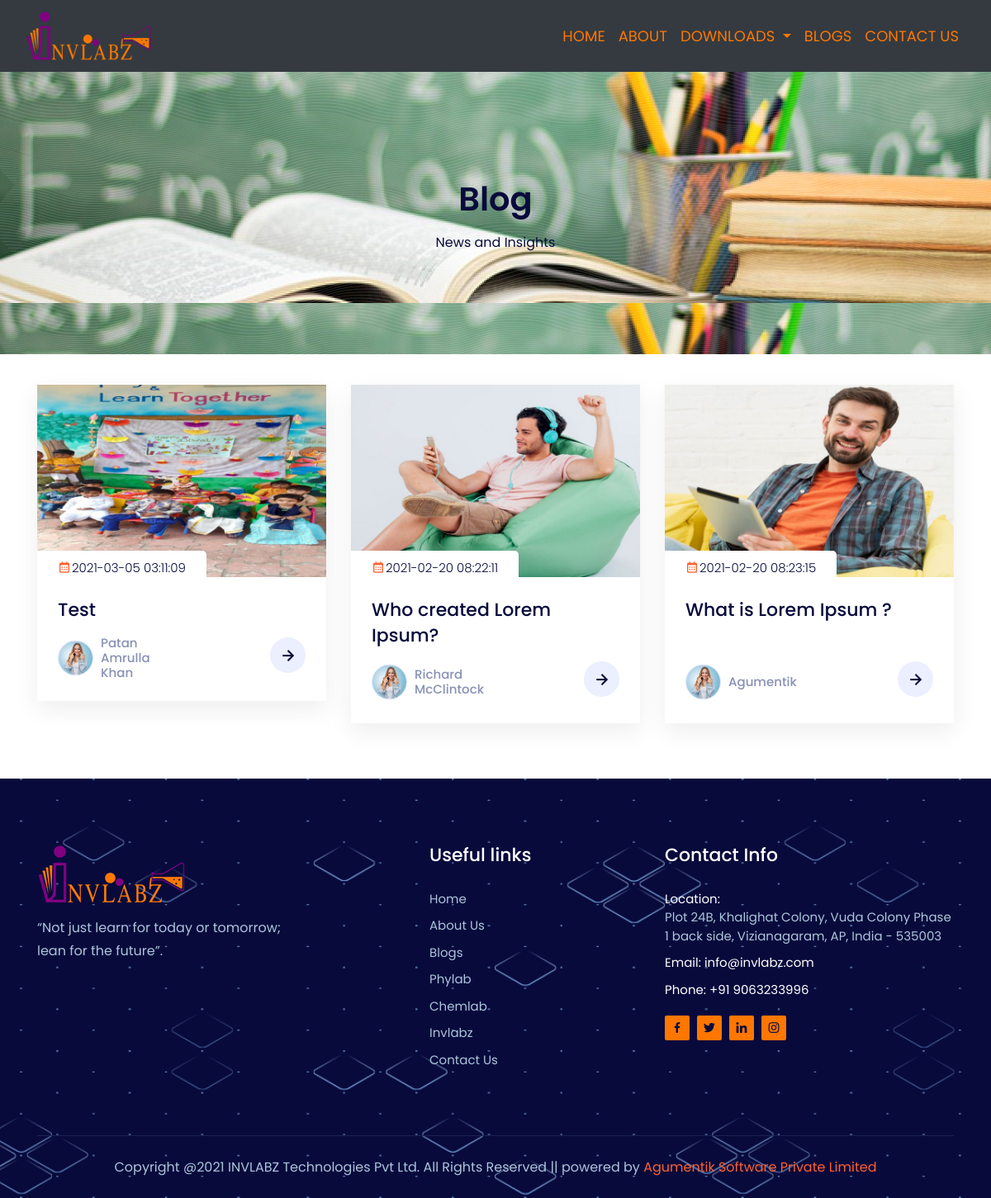
/blogs.php, run on the app's committed database.
### tables this page shows
CREATE TABLE `blog` (
  `id` int(50) NOT NULL,
  `title` text NOT NULL,
  `author` varchar(255) NOT NULL,
  `content` longtext NOT NULL,
  `image` varchar(255) NOT NULL,
  `date` timestamp NOT NULL DEFAULT current_timestamp() ON UPDATE current_timestamp()
);

CREATE TABLE `contact_details` (
  `id` int(50) NOT NULL,
  `address` varchar(255) NOT NULL,
  `pnumber` varchar(255) NOT NULL,
  `wnumber` varchar(255) NOT NULL,
  `fb` varchar(255) NOT NULL,
  `insta` varchar(255) NOT NULL,
  `twitter` varchar(255) NOT NULL,
  `link` varchar(255) NOT NULL,
  `email` varchar(255) NOT NULL
);

### blogs.php (the view, shortened to what this page needs)
<!doctype html>
<html lang="en">
<head>
    <link href="https://cdn.jsdelivr.net/npm/bootstrap@5.0.0-beta1/dist/css/bootstrap.min.css" rel="stylesheet">
    <link href="" rel="stylesheet">
    <link rel="stylesheet" href="assets/css/bootstrap.min.css">
    <link rel="stylesheet" href="assets/css/animate.min.css">
    <link rel="stylesheet" href="assets/css/boxicons.min.css">
    <link rel="stylesheet" href="assets/css/owl.carousel.min.css">
    <link rel="stylesheet" href="assets/css/odometer.min.css">
    <link rel="stylesheet" href="assets/css/meanmenu.css">
    <link rel="stylesheet" href="assets/css/magnific-popup.min.css">
    <link rel="stylesheet" href="assets/css/style.css">
    <link rel="stylesheet" href="assets/css/responsive.css">
    <link rel="stylesheet" href="assets/css/muhStyle.css">
    <link href="//maxcdn.bootstrapcdn.com/font-awesome/4.7.0/css/font-awesome.min.css" rel="stylesheet">
   <link
    rel="stylesheet"
    href="https://cdnjs.cloudflare.com/ajax/libs/animate.css/4.1.1/animate.min.css"
  />
</head>
<body>
    <nav class="navbar navbar-expand-lg navbar-dark bg-dark ">
        <div class="container-fluid">
            <a class="navbar-brand" href="index.php">
            <img src="assets/img/logo1.png" class="img-fluid" />
            </a>
           <?php
           require 'navbar.php';
           ?>
        </div>
    </nav>
    <section >
   <div class="page-title-area">
<div class="container">
<div class="page-title-content">
<h2>Blog</h2>
<p>News and Insights</p>
</div>
</div>
</div>
</section>
<?php
               include ($_SERVER['DOCUMENT_ROOT'] . "/Admin/connection.php");
                $query = "SELECT * FROM blog ORDER BY RAND() ASC LIMIT 3 ";
                $query_run = mysqli_query($connection, $query);
            ?>
<section class="blog-area ptb-100">
    <div class="container">
        <div class="row">
              <?php
                if(mysqli_num_rows($query_run) > 0)
                {
                    while($row = mysqli_fetch_assoc($query_run))
                    {
                       ?>
            <div class="col-lg-4 col-md-6">
                <div class="single-blog-post">
                    <div class="post-image">
                        <a href="/blog-single.php?id=<?php echo $row['id']; ?>"><img src="/Admin/<?php echo $row['image']; ?>" width="860px !important;" height="700px !important;"  alt="image"></a>
                        <div class="date"><i class="bx bx-calendar"></i><?php echo $row['date']; ?></div>
                    </div>
                    <div class="post-content">
                        <h3><a href="/blog-single.php?id=<?php echo $row['id']; ?>"><?php echo $row['title']; ?></a></h3>
                        <div class="post-info">
                            <div class="post-by"> <img src="assets/img/author-image/1.jpg" alt="image">
                                <h6><?php echo $row['author']; ?></h6> </div>
                            <div class="details-btn"> <a href="/blog-single.php?id=<?php echo $row['id']; ?>"><i class="bx bx-right-arrow-alt"></i></a> </div>
                        </div>
                    </div>
                </div>
            </div>
            <?php
                    }
                }
                else {
                    echo "No Record Found";
                }
                ?>
        </div>
    </div>
</section>
<?php
include($_SERVER['DOCUMENT_ROOT']."/connection.php");
    $fetchqry = "SELECT * FROM `contact_details` ORDER BY id ASC";
    $result=mysqli_query($connection,$fetchqry);
    $num=mysqli_num_rows($result);
    if($num > 0){
    while($row = mysqli_fetch_array($result,MYSQLI_ASSOC)){
?>
    <footer class="footer-area ">
        <div class="divider "></div>
        <div class="container ">
            <div class="row ">
                <div class="col-lg-5 col-md-6 col-sm-6 ">
                    <div class="single-footer-widget ">
                        <div class="logo ">
                            <a href="index.php "><img src="assets/img/logo1.png"></a>
                        </div>
                        <p>“Not just learn for today or tomorrow; <br>lean for the future”.
                        </p>
                    </div>
                </div>
                <div class="col-lg-3 col-md-6 col-sm-8 ">
                    <div class="single-footer-widget ">
                        <h3>Useful links</h3>
                      <ul class="services-list ">
                            <li><a href="/index.php ">Home</a></li>
                            <li><a href="/about.php ">About Us</a></li>
                            <li><a href="/blogs.php ">Blogs</a></li>
                            <li><a href="/phylab.php ">Phylab</a></li>
                            <li><a href="/chemlab.php ">Chemlab</a></li>
                            <li><a href="/invlabz.php ">Invlabz</a></li>
                            <li><a href="/contact.php">Contact Us</a></li>
                        </ul>
                    </div>
                </div>
                <div class="col-lg-4 col-md-6 col-sm-8 ">
                    <div class="single-footer-widget ">
                        <h3>Contact Info</h3>
                        <ul class="footer-contact-info ">
                            <li>Location: <a href="https://goo.gl/maps/MQ78iGP5g9VgZcJ38 " target="_blank "><?php echo $row['address'];?></a></li>
                            <li>Email: <?php echo $row['email'];?></li>
                            <li>Phone: +91 <?php echo $row['pnumber'];?></li>
                        </ul>
                        <ul class="social ">
                            <li><a href="<?php echo $row['fb'];?>" target="_blank "><i class="bx bxl-facebook "></i></a></li>
                            <li><a href="<?php echo $row['twitter'];?> " target="_blank "><i class="bx bxl-twitter "></i></a></li>
                            <li><a href="<?php echo $row['link'];?>" target="_blank "><i class="bx bxl-linkedin "></i></a></li>
                            <li><a href="<?php echo $row['insta'];?>" target="_blank "><i class="bx bxl-instagram "></i></a></li>
                        </ul>
                    </div>
                </div>
            </div>
            <div class="copyright-area ">
                <p>Copyright @2021 INVLABZ Technologies Pvt Ltd. All Rights Reserved || powered by <a href="https://agumentik.com/" rel="noopener" target="_blank">Agumentik Software Private Limited</a></p>
            </div>
        </div>
    </footer>
    <?php
    }
    }
    ?>
</body>
</html>
<link rel="stylesheet" type="text/css" href="https://cdn.jsdelivr.net/gh/kenwheeler/slick@1.8.1/slick/slick-theme.css" />
 <link rel="stylesheet" type="text/css" href="https://cdn.jsdelivr.net/npm/slick-carousel@1.8.1/slick/slick.css" />

### assets/css/muhStyle.css (style rules this page uses)
* { box-sizing: border-box; }

### blogs.php (style rules this page uses)
li { list-style: none!important; }

### data on the page
blog: image (picture), date "2021-03-05 03:11:09", title "Test", author "Patan Amrulla Khan"
blog: image (picture), date "2021-02-20 08:22:11", title "Who created Lorem Ipsum?", author "Richard McClintock"
blog: image (picture), date "2021-02-20 08:23:15", title "What is Lorem Ipsum ?", author "Agumentik"
contact_details: address "Plot 24B, Khalighat Colony, Vuda Colony Phase 1 back side, Vizianagaram, AP, India - 535003", email "info@invlabz.com", pnumber "9063233996"
